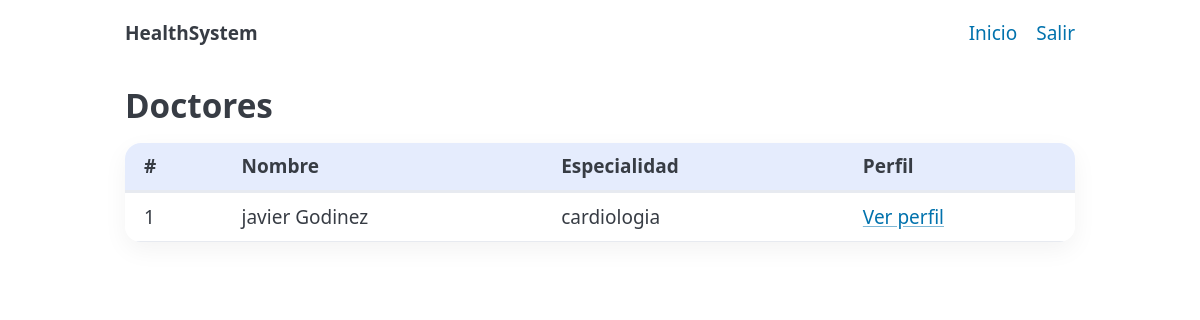
The page /doctores (signed in) on the database its author committed.
### models.py (models this page shows, shortened)
class Medico(Base):
    __tablename__ = "medicos"
    id = Column(Integer, primary_key=True)
    usuario_id = Column(Integer, ForeignKey("usuarios.id"), nullable=False, unique=True)
    especialidad = Column(String, nullable=False)
    usuario = relationship("Usuario", back_populates="medico")
    citas = relationship("Cita", back_populates="medico")

class Usuario(Base, UserMixin):
    __tablename__ = "usuarios"
    id = Column(Integer, primary_key=True)
    nombre = Column(String, nullable=False)
    apellido = Column(String, nullable=False)
    email = Column(String, unique=True, index=True, nullable=False)
    password_hash = Column(String, nullable=False)
    tipo = Column(SAEnum(TipoUsuario), default=TipoUsuario.PACIENTE, nullable=False)
    medico = relationship("Medico", back_populates="usuario", uselist=False)
    expediente = relationship("Expediente", back_populates="paciente", uselist=False)

### app.py (the view)
@app.route("/doctores")
@login_required
def doctores_list():
    if current_user.tipo not in (TipoUsuario.ADMIN, TipoUsuario.MEDICO):
        abort(403)
    with get_db() as db:
        doctores = db.query(Medico).options(joinedload(Medico.usuario)).order_by(Medico.id.asc()).all()
    return render_template("doctores_list.html", doctores=doctores)

### app.py (called while the page is built)
@contextmanager
def get_db():
    db = SessionLocal()
    try:
        yield db
        db.commit()
    except Exception:
        db.rollback()
        raise
    finally:
        db.close()

@login_manager.user_loader
def load_user(user_id):
    with get_db() as db:
        return db.get(Usuario, int(user_id))

### templates/doctores_list.html (shortened to what this page needs)
{% extends "_layout.html" %}
{% block content %}
<h2>Doctores</h2>
<table>
  <thead>
    <tr>
      <th>#</th>
      <th>Nombre</th>
      <th>Especialidad</th>
      <th>Perfil</th>
    </tr>
  </thead>
  <tbody>
    {% for d in doctores %}
    <tr>
      <td>{{ d.id }}</td>
      <td>{{ d.usuario.nombre }} {{ d.usuario.apellido }}</td>
      <td>{{ d.especialidad }}</td>
      <td><a href="{{ url_for('doctor_perfil', medico_id=d.id) }}">Ver perfil</a></td>
    </tr>
    {% endfor %}
  </tbody>
</table>
{% endblock %}

### templates/_layout.html (style rules this page uses)
:root { --brand:#2563eb; --brand-2:#10b981; }
table { border-collapse:separate; border-spacing:0; overflow:hidden; border-radius:16px; box-shadow: 0 8px 24px rgba(0,0,0,.05); }
thead th { background: color-mix(in srgb, var(--brand) 12%, white); }

### rows shown on the page
Medico: id "1", usuario.nombre "javier", usuario.apellido "Godinez", especialidad "cardiologia"
